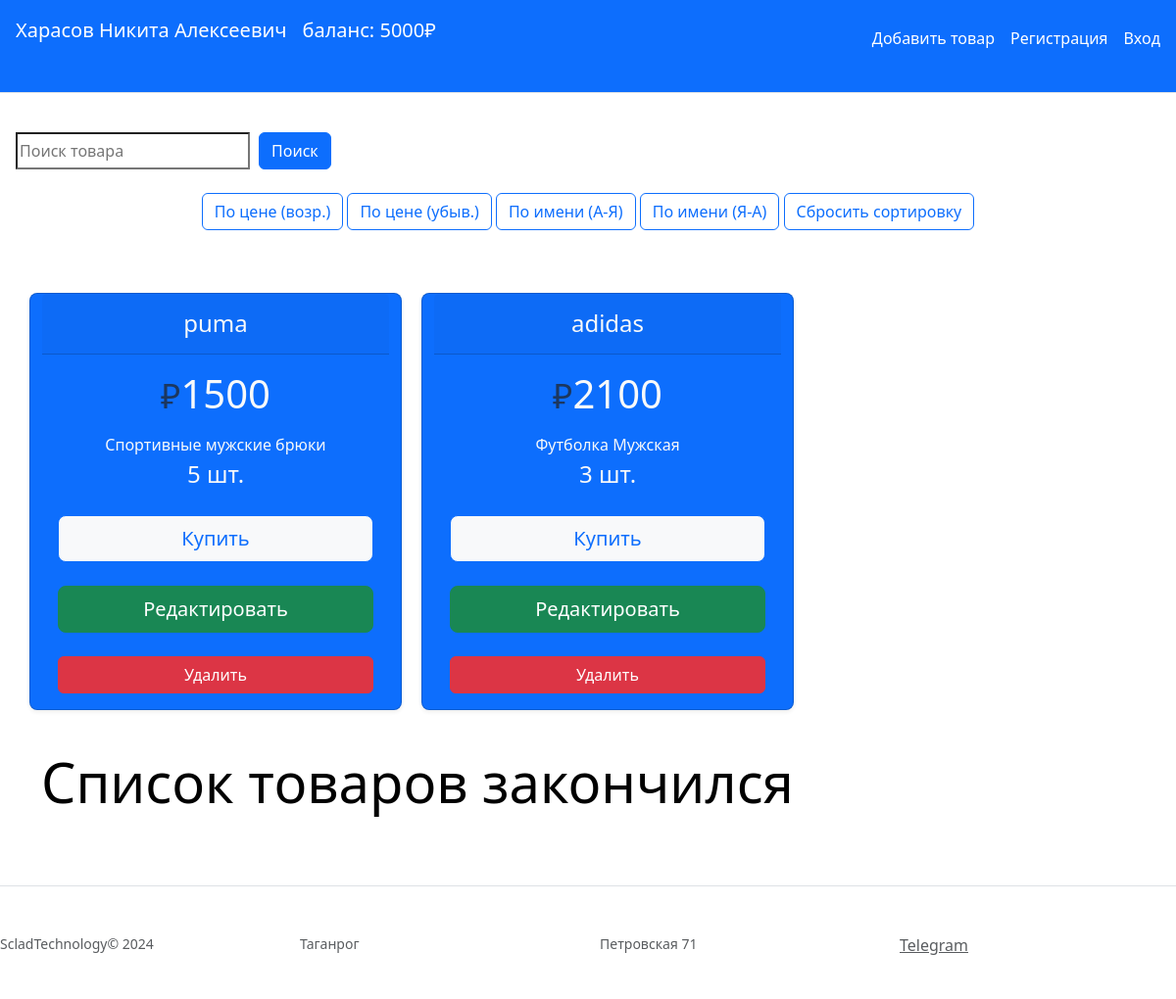
The page /index (signed in) on the database as committed earlier.
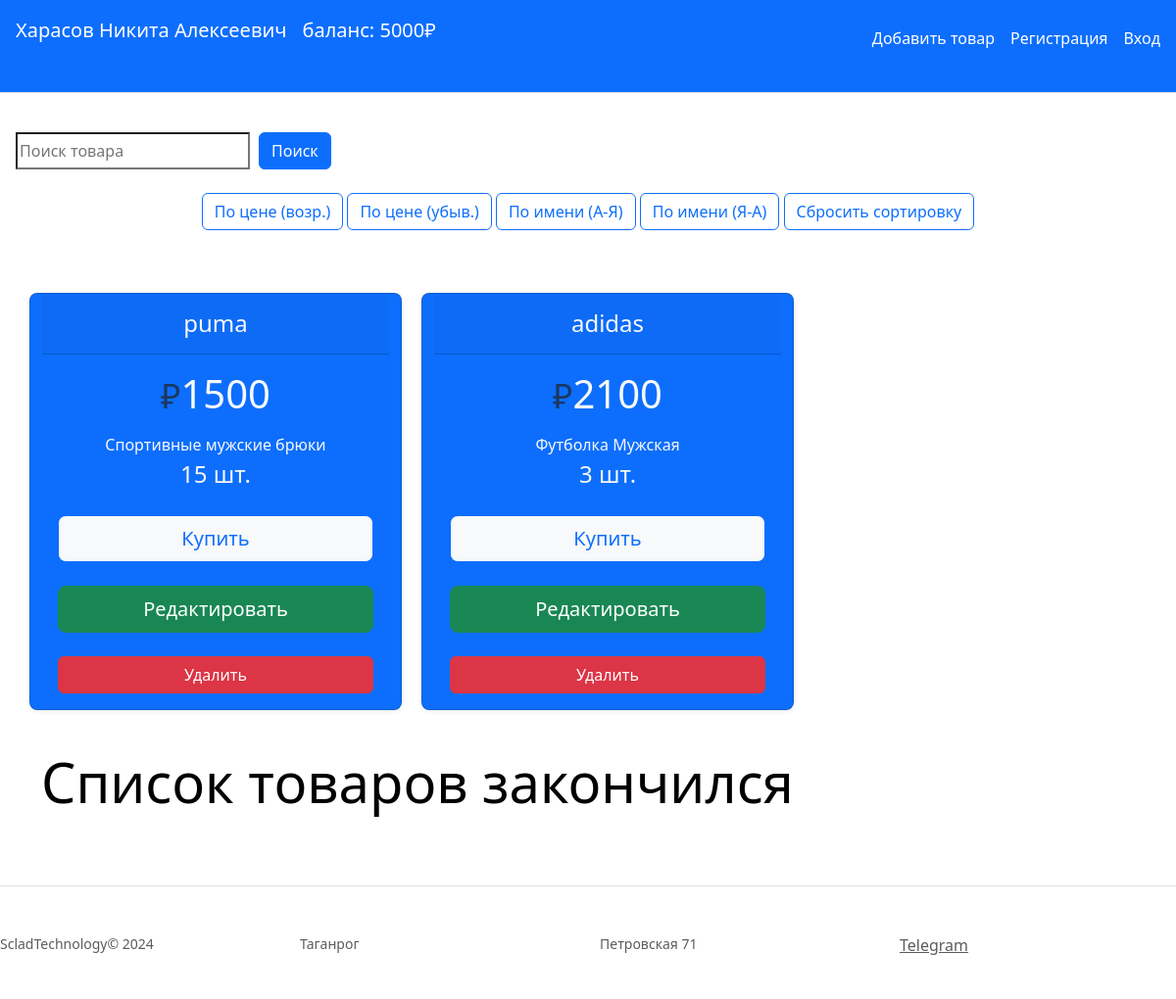
The same page on the database as committed later.
### main.py (models this page shows, shortened)
class User(db.Model, UserMixin):
    __tablename__ = 'users'
    id = db.Column(db.Integer, primary_key=True)
    login = db.Column(db.String(128), nullable=True, unique=True)
    password = db.Column(db.String(255), nullable=False)
    fio = db.Column(db.String(255), nullable=True)
    email = db.Column(db.String(255), nullable=True, unique=True)
    balance = db.Column(db.Integer, default=5000)

class Item(db.Model):
    id = db.Column(db.Integer, primary_key=True)
    title = db.Column(db.String(100), nullable=False)
    price = db.Column(db.Integer, nullable=False)
    amount = db.Column(db.Integer, nullable=False)
    isActive = db.Column(db.Boolean, default=True)
    text = db.Column(db.Text, nullable=False)

### main.py (the view)
@app.route('/index')
def Index():
    fio = session['fio']  # Извлекает фамилию из сессии и отображает её в поисковой строке
    balance = session['balance']
    item = Item.query.order_by(Item.price).all()
    return render_template('index.html', data=item, fio=fio, balance=balance)

### main.py (called while the page is built)
@manager.user_loader
def load_user(id):
    return User.query.get(id)

### templates/index.html (shortened to what this page needs)
{% extends 'base.html' %}
{% block body%}
<body>
<header>
    <div class="d-flex flex-column flex-md-row align-items-center pb-3 mb-4 border-bottom bg-primary">
      <a href="/" class="d-flex align-items-center link-body-emphasis text-decoration-none">
          <p class=" p-3 fs-5 d-flex align-items-center text-decoration-none padding-left text-white">{{fio}}</p>
          <p class="fs-5 text-white"> баланс: {{ balance }}₽</p>
      </a>
      <nav class="d-inline-flex mt-2 mt-md-0 ms-md-auto">
        <a class="me-3 py-2 link-body-emphasis text-decoration-none text-white"  href="/create">Добавить товар</a>
        <a class="me-3 py-2 link-body-emphasis text-decoration-none text-white" href="/">Регистрация</a>
        <a class="me-3 py-2 link-body-emphasis text-decoration-none text-white" href="/">Вход</a>
      </nav>
    </div>
    <div class="pricing-header p-3 pb-md-4 mx-auto text-center">
        <form action="/search" method="POST" class="mb-4 text-center">
            <div class="input-group">
                <input type="text" placeholder="Поиск товара" name="query">
                <div class="input-group-append">
                    <button class="btn btn-primary" style="margin-left: 10px;" type="submit">Поиск</button>
                </div>
            </div>
        </form>
              <div class="btn-group mb-4">
            <form action="/sort" method="POST">
                <button class="btn btn-outline-primary" name="sort_by" value="price_asc">По цене (возр.)</button>
                <button class="btn btn-outline-primary" name="sort_by" value="price_desc">По цене (убыв.)</button>
                <button class="btn btn-outline-primary" name="sort_by" value="name_asc">По имени (А-Я)</button>
                <button class="btn btn-outline-primary" name="sort_by" value="name_desc">По имени (Я-А)</button>
                <button class="btn btn-outline-primary" name="sort_by" value="default">Сбросить сортировку</button>
            </form>
        </div>
    </div>
  </header>
<div class="container py-3">
<div class="row row-cols-1 row-cols-md-3 mb-3 text-center">
  {% for el in data %}
  <div class="card mb-4 rounded-3 shadow-sm bg-primary text-light" style="margin-right: 20px;">
          <div class="card-header py-3">
            <h4 class="my-0 fw-normal">{{ el.title }}</h4>
          </div>
          <div class="card-body">
            <h1 class="card-title pricing-card-title"><small class="text-body-secondary text-light">₽</small>{{ el.price }}</h1>
            <ul class="list-unstyled mt-3 mb-4">
              <li>{{ el.text }}</li>
                <p class="fs-4">{{ el.amount }} шт.</p>
            </ul>
            <a href="/buy/{{ el.id }}" class="w-100 btn btn-lg btn-outline-primary bg-light">Купить</a><br>
            <br><a href="/{{ el.id }}/update" class="w-100 btn btn-lg btn-success">Редактировать</a><br>
            <br><a href="/{{ el.id }}/delete" class="w-100 btn btn-danger">Удалить</a>
          </div>
        </div>
  {% endfor %}
</div>
<h1 class="display-4 fw-normal text-body-emphasis">Список товаров закончился</h1>
</div>
</body>
{% endblock %}

### templates/base.html (shortened to what this page needs)
<!DOCTYPE html>
<html lang="en">
<head>
    <link rel="stylesheet" href="https://cdn.jsdelivr.net/npm/bootstrap@5.3.2/dist/css/bootstrap.min.css">
</head>
<body>
{% block body %} {% endblock %}
<footer class="pt-4 my-md-5 pt-md-5 border-top bg-green">
    <div class="row">
      <div class="col-12 col-md">
        <small class="d-block mb-3 text-body-secondary">ScladTechnology© 2024</small>
      </div>
      <div class="col-6 col-md">
        <small class="d-block mb-3 text-body-secondary">Таганрог</small>
      </div>
      <div class="col-6 col-md">
        <small class="d-block mb-3 text-body-secondary">Петровская 71</small>
      </div>
      <div class="col-6 col-md">
        <a class="d-block mb-3 text-body-secondary" href="https://t.me/FR33Zz3">Telegram</a>
      </div>
    </div>
  </footer>
</body>
</html>

Rows that differ between the two databases and show on the page:
changed Item "puma": amount "5" → "15"
